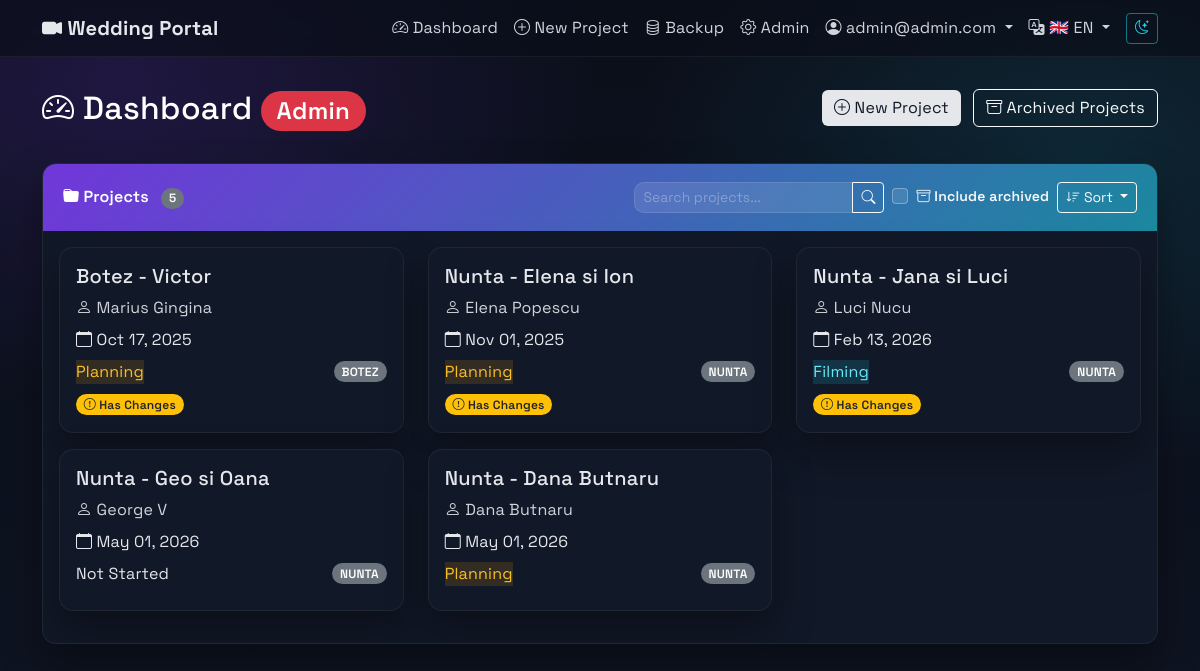
Page /en/dashboard/ (signed in) on the earlier database version.
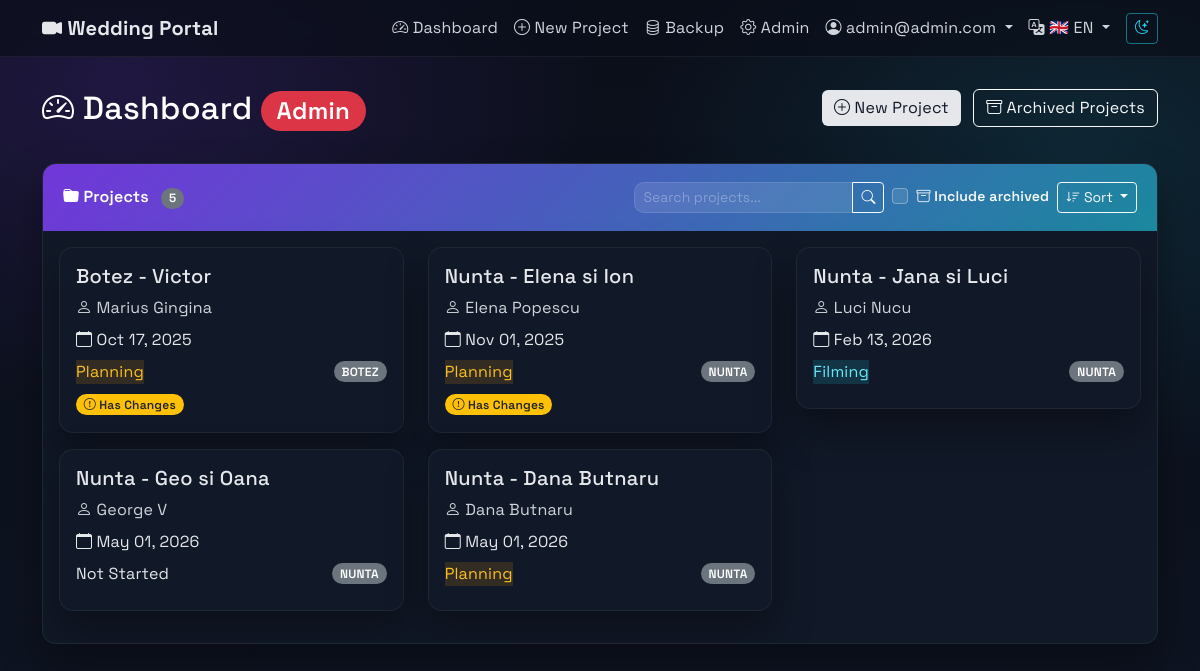
Same page on the later database version.
### projects/models.py (models this page shows, shortened)
class Project(models.Model):
    PROJECT_TYPE_CHOICES = [
        ('NUNTA', 'Nunta'),
        ('BOTEZ', 'Botez'),
        ('ALTELE', 'Altele'),
    ]
    STATUS_CHOICES = [
        ('Not Started', 'Not Started'),
        ('Planning', 'Planning'),
        ('Filming', 'Filming'),
        ('Editing', 'Editing'),
        ('Completed', 'Completed'),
    ]
    EDIT_STATUS_CHOICES = [
        ('Not Started', 'Not Started'),
        ('Pending', 'Pending'),
        ('In Progress', 'In Progress'),
        ('Review', 'Review'),
        ('Completed', 'Completed'),
    ]
    name = models.CharField(max_length=255)
    slug = models.SlugField(max_length=255, unique=True, blank=True, null=True)
    user = models.ForeignKey(User, on_delete=models.CASCADE, related_name='projects')
    client_name = models.CharField(max_length=255, blank=True, null=True)
    client_email = models.EmailField(blank=True, null=True)
    status = models.CharField(max_length=50, choices=STATUS_CHOICES, default='Not Started')
    edit_status = models.CharField(max_length=50, choices=EDIT_STATUS_CHOICES, default='Not Started')
    editing_progress = models.IntegerField(default=0, help_text="Editing progress percentage (0-100)")
    notes = models.TextField(blank=True, null=True)
    is_archived = models.BooleanField(default=False)
    event_date = models.DateTimeField()
    type = models.CharField(max_length=10, choices=PROJECT_TYPE_CHOICES)
    title_video = models.CharField(max_length=255, blank=True, null=True)
    city = models.CharField(max_length=100, blank=True, null=True)
    civil_union_details = models.TextField(blank=True, null=True)
    prep = models.TextField(blank=True, null=True)
    church = models.TextField(blank=True, null=True)
    session = models.TextField(blank=True, null=True)
    restaurant = models.TextField(blank=True, null=True)
    details_extra = models.TextField(blank=True, null=True)
    editing_preferences = models.TextField(blank=True, null=True)
    main_details = models.TextField(blank=True, null=True, help_text="Main event details")
    PACKAGE_TYPE_CHOICES = [
        ('Clasic', 'Clasic'),
        ('Highlights', 'Highlights'),
        ('Duo', 'Duo'),
        ('Cinema', 'Cinema'),
        ('Creative', 'Creative'),
        ('Botez', 'Botez'),
        ('Custom', 'Custom'),
    ]
    MOVIE_DURATION_CHOICES = [
        ('30min', '30 min'),
        ('1h', '1 h'),
        ('1h30min', '1h30min'),
        ('2h-3h', '2h-3h'),
        ('3h-4h', '3h-4h'),
        ('Other', 'Other'),
    ]
    package_type = models.CharField(max_length=20, choices=PACKAGE_TYPE_CHOICES, blank=True, null=True)
    package_4k = models.BooleanField(default=True)
    package_fullhd = models.BooleanField(default=False)
    package_cameras = models.IntegerField(default=1, choices=[(1, '1'), (2, '2'), (3, '3')])
    montage_highlights = models.BooleanField(default=False)
    montage_movie = models.BooleanField(default=False)
    montage_movie_duration = models.CharField(max_length=20, choices=MOVIE_DURATION_CHOICES, blank=True, null=True)
    montage_movie_other = models.CharField(max_length=100, blank=True, null=True)
    montage_bonus_primary = models.BooleanField(default=False)
    montage_bonus_full = models.BooleanField(default=False)
    montage_cinema_duration = models.CharField(max_length=20, choices=[('1h', '1 hour'), ('1h30min', '1h30min')], default='1h30min', blank=True, null=True)
    equipment_audio_recorder = models.BooleanField(default=False)
    equipment_stabilizer = models.BooleanField(default=False)
    equipment_external_light = models.BooleanField(default=False)
    team_videographer = models.IntegerField(default=1)
    team_operator = models.IntegerField(default=0)
    team_assistant = models.IntegerField(default=0)
    delivery_online = models.BooleanField(default=True)
    delivery_usb = models.BooleanField(default=False)
    event_presence = models.TextField(blank=True, null=True)
    CURRENCY_CHOICES = [
        ('EUR', 'Euro'),
        ('LEI', 'Lei'),
    ]
    price = models.IntegerField(blank=True, null=True)
    price_currency = models.CharField(max_length=3, choices=CURRENCY_CHOICES, default='EUR')
    price_other_details = models.TextField(blank=True, null=True)
    filming_details = models.TextField(blank=True, null=True, help_text="Client requests for filming")
    videographer_filming_notes = models.TextField(blank=True, null=True, help_text="Videographer's notes for filming (admin only)")
    critical_production_notes = models.TextField(blank=True, null=True, help_text="Critical production details (admin only)")
    videographer_editing_notes = models.TextField(blank=True, null=True, help_text="Videographer's notes for editing (admin only)")
    due_date = models.DateField(blank=True, null=True, help_text="Due date for video completion (admin only)")
    ceremony_field_order = models.JSONField(
        default=dict,
        blank=True,
        help_text="Custom order for ceremony detail fields"
    )
    admin_notified_of_changes = models.BooleanField(default=False)
    last_admin_notification_date = models.DateTimeField(blank=True, null=True)
    last_client_notification_date = models.DateTimeField(blank=True, null=True)
    has_unsent_changes = models.BooleanField(default=False)
    current_guidance_message = models.CharField(max_length=50, default='initial', help_text="Current guidance message type")
    dismissed_guidance_messages = models.JSONField(default=list, blank=True, help_text="List of dismissed guidance message types")
    created_at = models.DateTimeField(auto_now_add=True)
    updated_at = models.DateTimeField(auto_now=True)
    class Meta:
        ordering = ['-created_at']

class User(AbstractUser):
    ROLE_CHOICES = [
        ('ADMIN', 'Admin'),
        ('CLIENT', 'Client'),
    ]
    role = models.CharField(max_length=10, choices=ROLE_CHOICES, default='CLIENT')
    username = models.CharField(max_length=150, blank=True, null=True, unique=False)
    email = models.EmailField(unique=True)
    USERNAME_FIELD = 'email'
    REQUIRED_FIELDS = ['first_name']  # Remove username from required fields
    objects = CustomUserManager()
    def is_admin(self):
        return self.role == 'ADMIN'

### projects/views.py (the view, shortened to what this page needs)
# urls.py: path('dashboard/', views.dashboard, name='dashboard'),
@login_required
def dashboard(request):
    user = request.user
    search_query = request.GET.get('search', '')
    sort_by = request.GET.get('sort', 'date')  # Default sort by event date (earliest first)
    include_archived = request.GET.get('include_archived', '') == 'on'
    valid_sorts = {
        'name': 'name',
        '-name': '-name',
        'date': 'event_date',
        '-date': '-event_date',
        'status': 'status',
        '-status': '-status',
        'client': 'client_name',
        '-client': '-client_name',
        'newest': '-id',
        'oldest': 'id'
    }
    sort_field = valid_sorts.get(sort_by, '-id')
    if user.is_admin():
        if include_archived:
            projects = Project.objects.all()  # Include both archived and active
        else:
            projects = Project.objects.filter(is_archived=False)
        pending_modifications = ProjectModification.objects.filter(status='PENDING')
        projects = projects.order_by(sort_field)
        context = {
            'projects': projects,
            'pending_modifications': pending_modifications,
            'is_admin': True,
            'search_query': search_query,
            'current_sort': sort_by,
            'include_archived': include_archived,
        }
    return render(request, 'dashboard.html', context)

### templates/dashboard.html (shortened to what the changed rows need)
{% extends 'base.html' %}
{% load i18n %}
{% block content %}
<div class="row mb-4">
    <div class="col">
        <h2 class="text-white">
            <i class="bi bi-speedometer2"></i> {% trans "Dashboard" %}
            {% if is_admin %}
                <span class="badge bg-danger">Admin</span>
            {% endif %}
        </h2>
    </div>
</div>
<div class="card">
    <div class="card-body">
        {% if projects %}
        <div class="row">
            {% for project in projects %}
            <div class="col-md-6 col-lg-4 mb-3">
                <div class="card project-card position-relative" style="cursor: pointer;" data-project-url="{% url 'project_detail' project.slug %}">
                    <div class="card-body">
                        <h5 class="card-title">{{ project.name }}</h5>
                        <p class="text-muted mb-2">
                            <i class="bi bi-person"></i> {{ project.client_name|default:project.user.get_full_name|default:project.user.username }}
                        </p>
                        <p class="mb-2">
                            <i class="bi bi-calendar"></i> {{ project.event_date|date:"M d, Y" }}
                        </p>
                        <div class="d-flex justify-content-between align-items-center">
                            <span class="status-badge status-{{ project.status|lower|cut:" " }}">
                                {{ project.status }}
                            </span>
                            <span class="badge bg-secondary">
                                {{ project.type }}
                            </span>
                        </div>
                        <div class="mt-2">
                            {% if project.has_unsent_changes %}
                            <span class="badge bg-warning text-dark me-1">
                                <i class="bi bi-exclamation-circle"></i> {% trans "Has Changes" %}
                            </span>
                            {% endif %}
                        </div>
                    </div>
                </div>
            </div>
            {% endfor %}
        </div>
        {% endif %}
    </div>
</div>
{% endblock %}

Differences in the rows shown:
changed Project "Nunta - Jana si Luci": has_unsent_changes True → False (drawn); trans "Has Changes" → (not shown)
